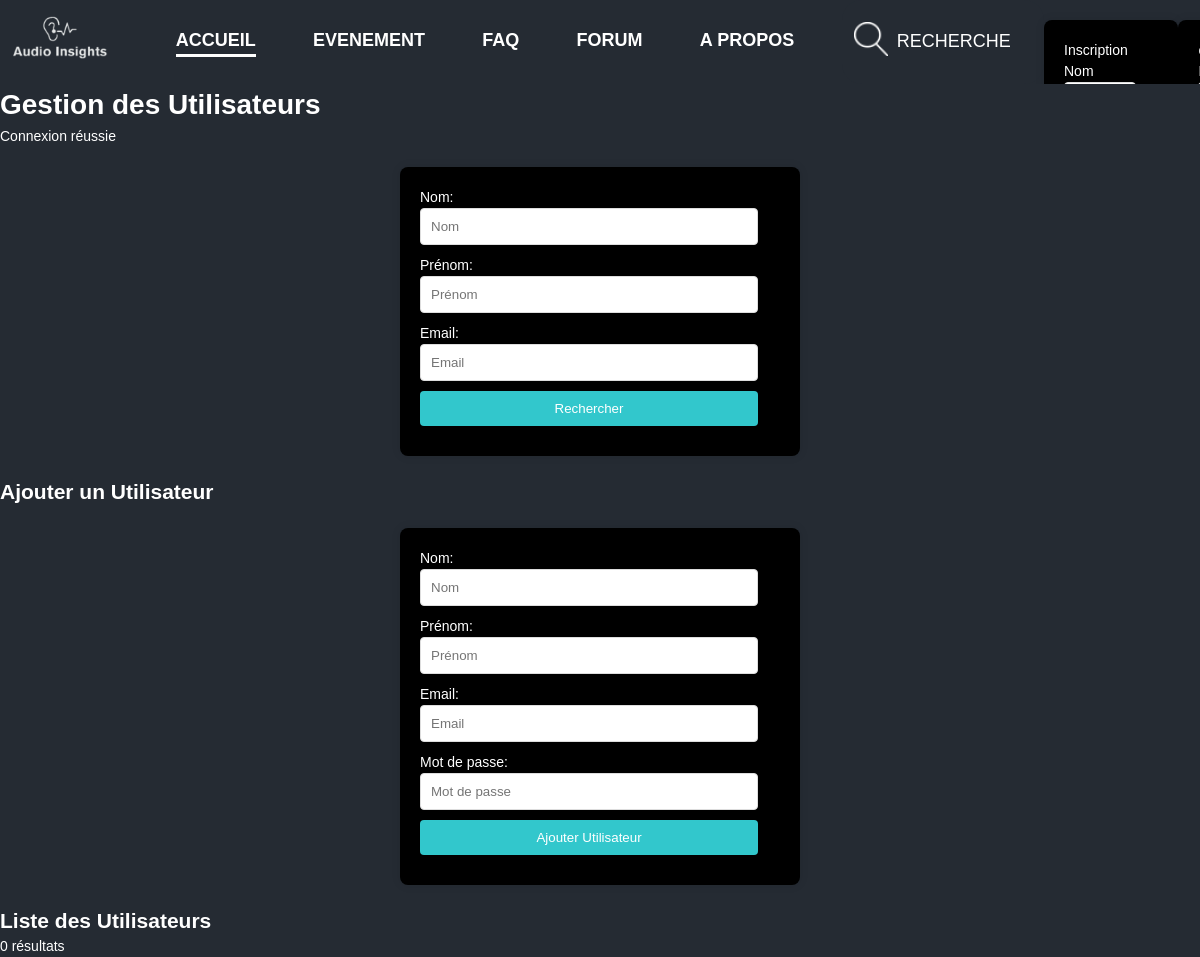
Page /htmls/gestion_utilisateurs.php on the earlier database version.
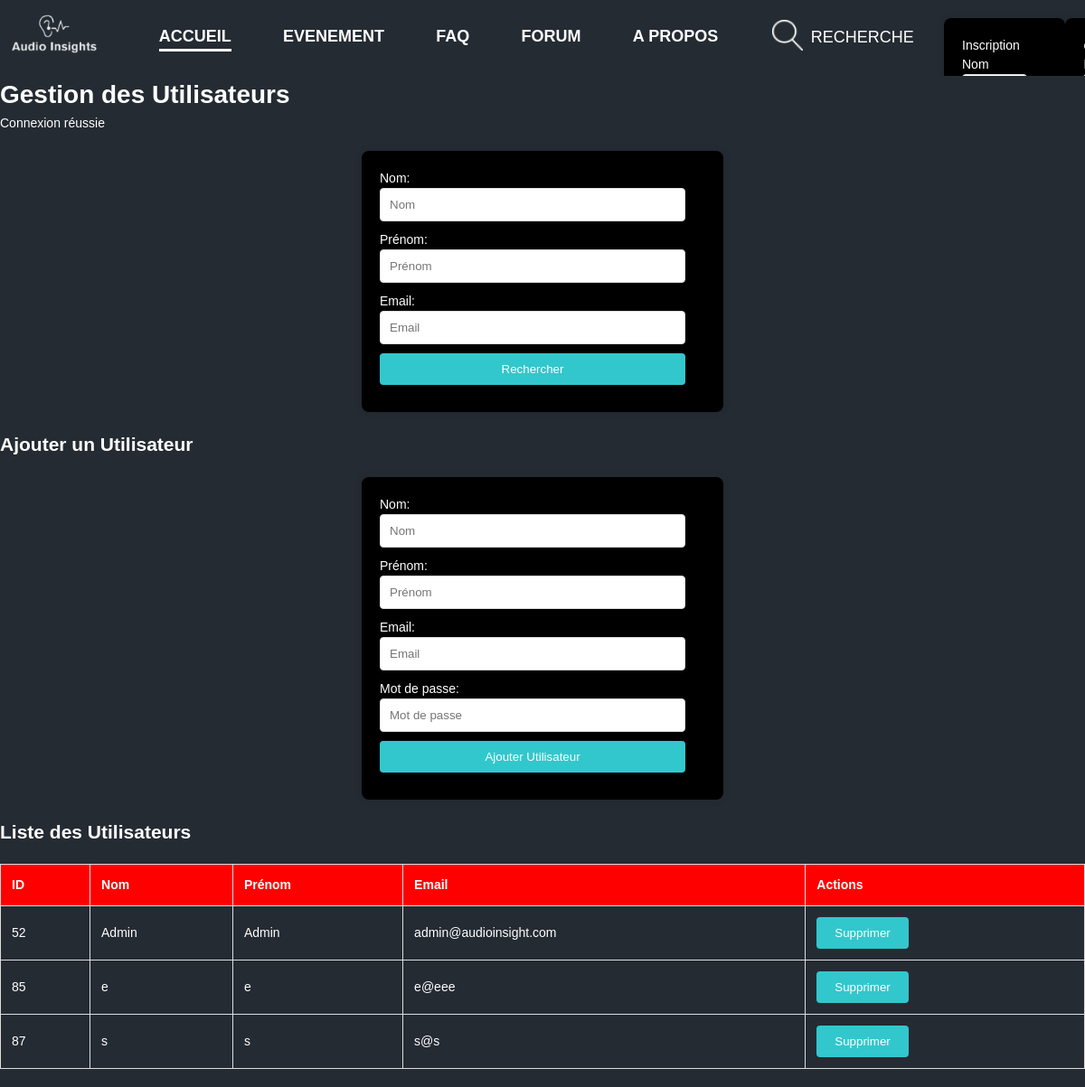
Same page on the later database version.
### tables this page shows
CREATE TABLE `Utilisateur` (
  `idUtilisateur` int(11) NOT NULL,
  `Nom` varchar(45) DEFAULT NULL,
  `Prenom` varchar(45) DEFAULT NULL,
  `Mail` varchar(45) DEFAULT NULL,
  `Mdp` varchar(255) DEFAULT NULL,
  `Type` varchar(100) DEFAULT NULL,
  `Numero` varchar(20) DEFAULT NULL,
  `Date_inscription` date DEFAULT NULL,
  `isAdmin` tinyint(1) DEFAULT 0
);

### htmls/gestion_utilisateurs.php (the view, shortened to what this page needs)
<!DOCTYPE html>
<html lang="fr">
<head>
    <link rel="stylesheet" href="../css/base.css">
    <link rel="stylesheet" href="../css/headerv2.css">
    <link rel="stylesheet" href="../css/footer.css">
    <link rel="stylesheet" href="../css/FAQ.css">
    <link rel="stylesheet" href="../css/gestion_utilisateurs.css">
</head>
<body>
    <div class="header">
        <div class="logo">
            <a href="#"><img src="..\images\logo100px.png"></a>
        </div>
        <div class="nav">
            <ul>
                <li><a href="index.php" class = "active"><b>ACCUEIL</b></a></li>
                <li><a href="event.php"><b>EVENEMENT</b></a></li>
                <li><a href="FAQ.php"><b>FAQ</b></a></li>
                <li><a href="#"><b>FORUM</b></a></li>
                <li><a href="a_propos.php"><b>A PROPOS</b></a></li>
            </ul>
        </div>
        <div class="search">
            <a href="#"><img src="..\images\loop.png"></a>
            <input type="text" placeholder="RECHERCHE">
        </div>
        <div class="user">
            <?php if (isset($_SESSION['user_id'])){ ?>
                <?php if ( $_SESSION["is_admin"] ) { ?>
                   <a href="gestion_utilisateurs.php" > <img src="..\images\admin_icon.png" alt="Profil"> </a>
                <?php } else{ ?>
                    <a href="profil.php" > <img src="..\images\user.png" alt="Profil"> </a>
                <?php } ?>
                <a href="..\php\logout.php"> <img src="..\images\Logout.png" alt="Déconnexion"> </a>
            <?php }else{ ?>
            <div class="inscription" id ="inscription">
                <form action="../php/inscription.php" method="post">
                    <div class="title2">Inscription</div>
                    <div class="content" >
                        <p class="title">Nom</p>
                        <p class="input"><input type="text" name="nom" placeholder="Nom"/></p>
                    </div>
                </form>
            </div>
            <div class="connexion">
                <form action="../php/login.php" method="post">
                </form>
            </div>
            <?php }; ?>
        </div>
    </div>
    <h1>Gestion des Utilisateurs</h1>
    <?php
    $servername = "localhost";
    $username = "root";
    $password = "";
    $dbname = "mydb";
    $conn = new mysqli($servername, $username, $password, $dbname);
    echo "Connexion réussie";
    ?>
    <form method="GET" action="gestion_utilisateurs.php">
        <label>Nom: <input type="text" name="search_nom" placeholder="Nom"></label>
        <label>Prénom: <input type="text" name="search_prenom" placeholder="Prénom"></label>
        <label>Email: <input type="email" name="search_email" placeholder="Email"></label>
        <input type="submit" value="Rechercher">
    </form>
    <h2>Ajouter un Utilisateur</h2>
    <form method="post" action="../php/ajouter_utilisateurs.php">
        <label>Nom: <input type="text" name="nom" placeholder="Nom" required></label><br>
        <label>Prénom: <input type="text" name="prenom" placeholder="Prénom" required></label><br>
        <label>Email: <input type="email" name="email" placeholder="Email" required></label><br>
        <label>Mot de passe: <input type="password" name="mdp" placeholder="Mot de passe" required></label><br>
        <input type="submit" value="Ajouter Utilisateur">
    </form>
    <h2>Liste des Utilisateurs</h2>
<?php
$sql = "SELECT idUtilisateur, Nom, Prenom, Mail FROM utilisateur WHERE 1=1";
$anySearch = false;
$result = $conn->query($sql);
if ($result->num_rows > 0) {
    echo "<table><thead><tr><th>ID</th><th>Nom</th><th>Prénom</th><th>Email</th><th>Actions</th></tr></thead><tbody>";
    while($row = $result->fetch_assoc()) {
        echo "<tr><td>".$row["idUtilisateur"]."</td><td>".$row["Nom"]."</td><td>".$row["Prenom"]."</td><td>".$row["Mail"]."</td>";
        echo "<td><button onclick='confirmDelete(".$row["idUtilisateur"].")'>Supprimer</button></td></tr>";
    }
    echo "</tbody></table>";
} else {
    if ($anySearch) {
        echo "Aucun résultat trouvé pour votre recherche.";
    } else {
        echo "0 résultats";
    }
}
?>
</body>
</html>

### css/base.css (style rules this page uses)
* { margin: 0; padding: 0; box-sizing: border-box; }
li { list-style: none; }
body { font: 14px/1.5 'Segoe UI', Tahoma, Geneva, Verdana, sans-serif; color: #333; }
a { color: #fff; text-decoration: none; }

### css/headerv2.css (style rules this page uses)
body { background-color: #fff; color: #fff; }
.header { background-color: #252B33; height: 7vw; overflow: hidden; display: flex; }
.header .logo { display : flex; height: 100%; width: 10%; }
.header .logo a { margin : auto 0; }
.header .logo a img { width: 100%; height: 100%; }
.header .nav { margin: auto 0; margin-right: 1%; width: 60%; white-space: nowrap; }
.header .nav ul { display: inline-flex; flex-direction: row; justify-content: space-evenly; width: 100%; }
.header .nav li { margin-left: 3%; }
.header .nav li a { display: block; font-size: 20px; color:#fff; }
.header .nav li .active, .header .nav li a:hover { border-bottom: 3px solid #fff; }
.header .search { display: flex; margin : auto 0; padding-left: 1%; padding-right: 1%; width: 17%; height: 100%; background-color: #252B33; border-radius: 20px; }
.header .search a { margin : auto 0; width: 20%; }
.header .search a img { width: 100%; height: 100%; }
.header .search input { margin-left: 5%; width : 80%; border: 0; background-color: transparent; outline: none; color: #fff }
.header .search input::placeholder { font-size: 20px; color: #fff; }
.header .user { display : flex; height: 100%; width: 13%; }
@media (max-width: 1310px) { .header .nav li a { font-size: 1.5vw; } }
@media (max-width: 1310px) { .header .search input::placeholder { font-size: 1.5vw; } }

### css/footer.css (style rules this page uses)
body { background-color: #fff; color: #fff; }

### css/FAQ.css (style rules this page uses)
h1 { color: #FFFFFF; }

### css/gestion_utilisateurs.css (style rules this page uses)
body { font-family: 'Arial', sans-serif; margin: 0; padding: 0; background-color: #252B33; color: #FFFFFF; }
form { background-color: #000000; padding: 20px; border-radius: 8px; box-shadow: 0 0 10px rgba(0,0,0,0.1); max-width: 400px; margin: 20px auto; }
form input[type="text"], form input[type="email"], form input[type="password"], form input[type="submit"] { width: calc(100% - 22px); padding: 10px; margin-bottom: 10px; border: 1px solid #ddd; border-radius: 4px; }
form input[type="submit"] { background-color: #32c7cc; color: white; border: none; cursor: pointer; }
table { width: 100%; border-collapse: collapse; margin: 20px 0; }
table, th, td { border: 1px solid #ddd; }
th, td { padding: 12px; text-align: left; }
th { background-color: #ff0000; }
button { background-color: #32c7cc; color: white; border: none; padding: 10px 20px; cursor: pointer; border-radius: 4px; }

Differences in the rows shown:
added utilisateur: idUtilisateur "52", Nom "Admin", Prenom "Admin", Mail "admin@audioinsight.com"
added utilisateur: idUtilisateur "85", Nom "e", Prenom "e", Mail "e@eee"
added utilisateur: idUtilisateur "87", Nom "s", Prenom "s", Mail "s@s"
Other differences:
text no longer shown: "0 résultats"
text now shown: "ID Nom Prénom Email Actions"
